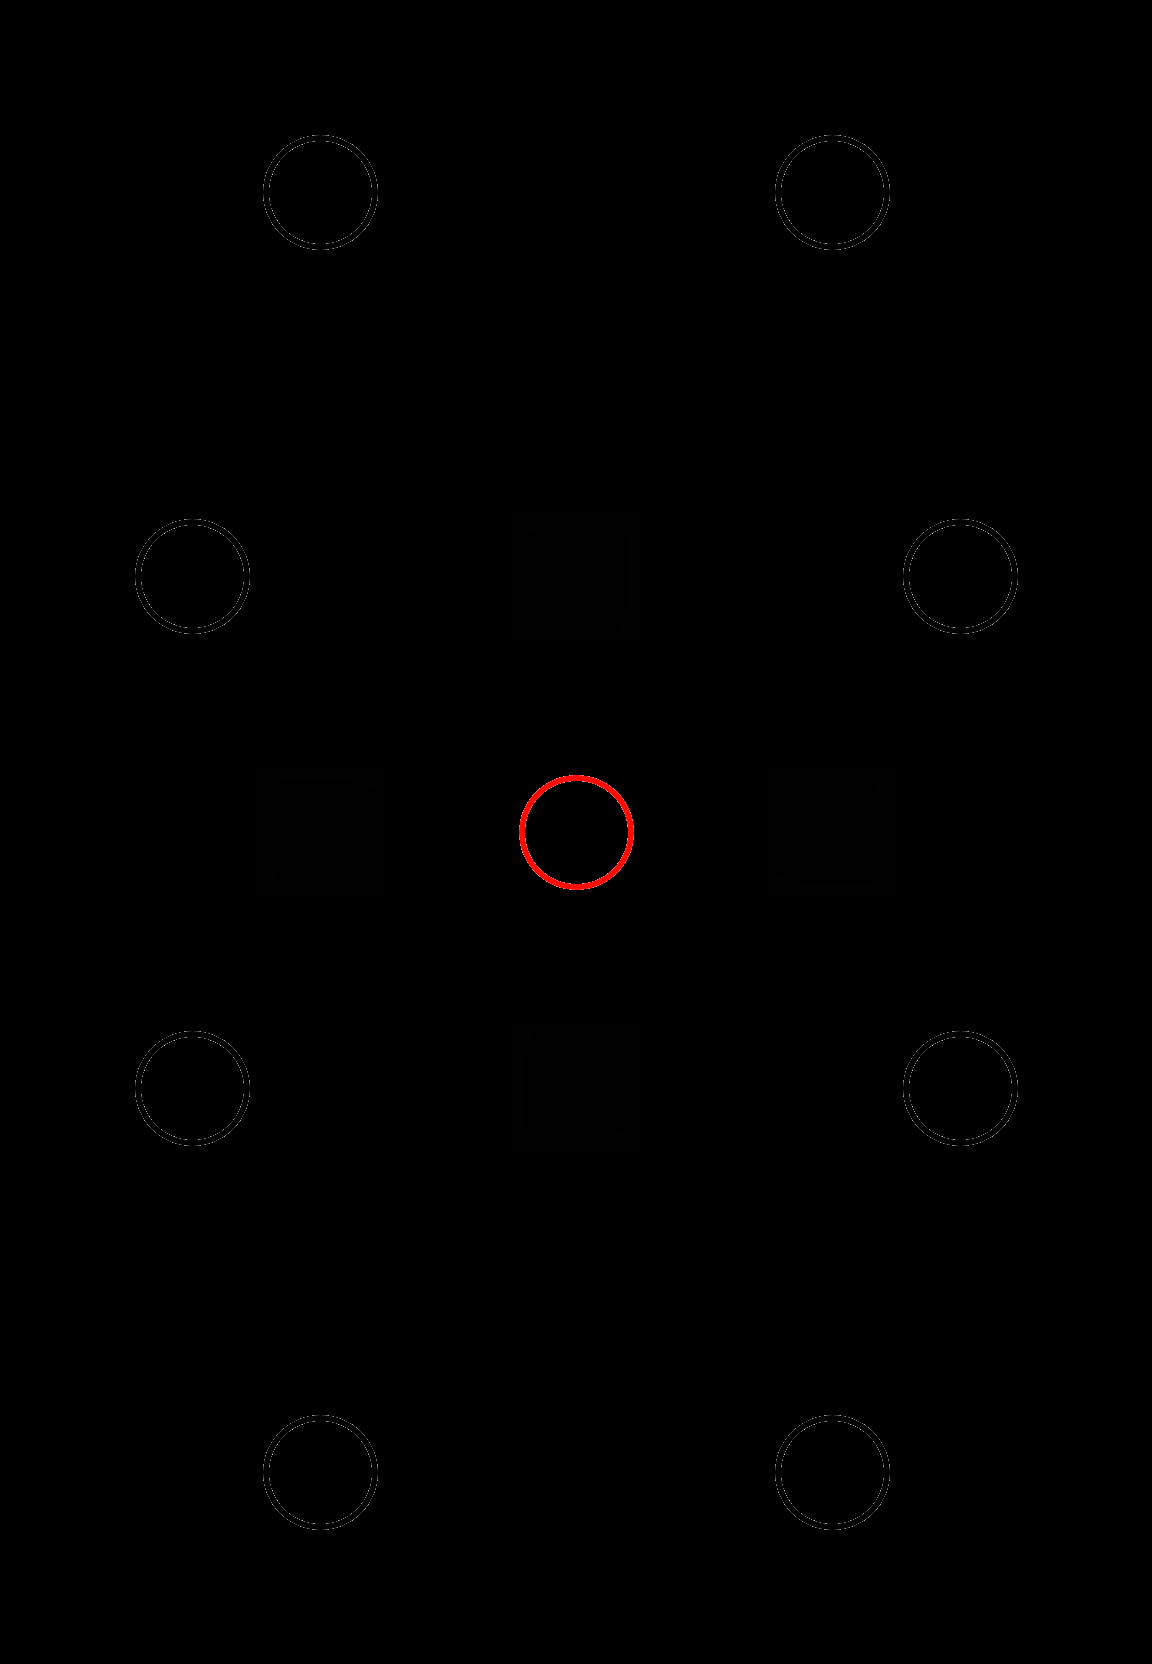

Below is a game level as drawn by its tile map, then a one-line description and the .tmx that defines it (tile-layer data replaced by summaries):
An orthogonal 9x13 tile map with 128x128 px tiles, 2 tile layers (settingslayer, tilelayer) and 13 objects.

<map version="1.0" tiledversion="1.0.2" orientation="orthogonal" renderorder="right-down" width="9" height="13" tilewidth="128" tileheight="128" nextobjectid="19">
 <tileset firstgid="1" source="untitled.tsx" />
 <layer name="settingslayer" width="9" height="13">
  <properties>
   <property name="ambientlight" type="float" value="0.95" />
   <property name="scale" type="float" value="2" />
  </properties>
  <data>[117 cells, 0 non-empty, 0 distinct tile ids]</data>
 </layer>
 <objectgroup name="mirrors">
  <object id="1" x="768" y="768" width="128" height="128" />
  <object id="2" x="512" y="512" width="128" height="128" />
  <object id="3" x="256" y="768" width="128" height="128" />
  <object id="4" x="512" y="1024" width="128" height="128" />
 </objectgroup>
 <objectgroup name="pelletstarts">
  <object id="5" x="512" y="768" width="128" height="128">
   <properties>
    <property name="fireallatonce" type="bool" value="true" />
    <property name="firedirections" value="udlr" />
    <property name="initialdelay" type="float" value="0" />
    <property name="pelletpause" type="float" value="3.5" />
   </properties>
  </object>
 </objectgroup>
 <objectgroup name="pelletends">
  <object id="6" x="768" y="128" width="128" height="128" />
  <object id="7" x="256" y="128" width="128" height="128" />
  <object id="8" x="128" y="512" width="128" height="128" />
  <object id="9" x="896" y="512" width="128" height="128" />
  <object id="10" x="896" y="1024" width="128" height="128" />
  <object id="16" x="768" y="1408" width="128" height="128" />
  <object id="17" x="256" y="1408" width="128" height="128" />
  <object id="18" x="128" y="1024" width="128" height="128" />
 </objectgroup>
 <layer name="tilelayer" width="9" height="13">
  <data>[117 cells, 13 non-empty, 3 distinct tile ids]</data>
 </layer>
</map>
